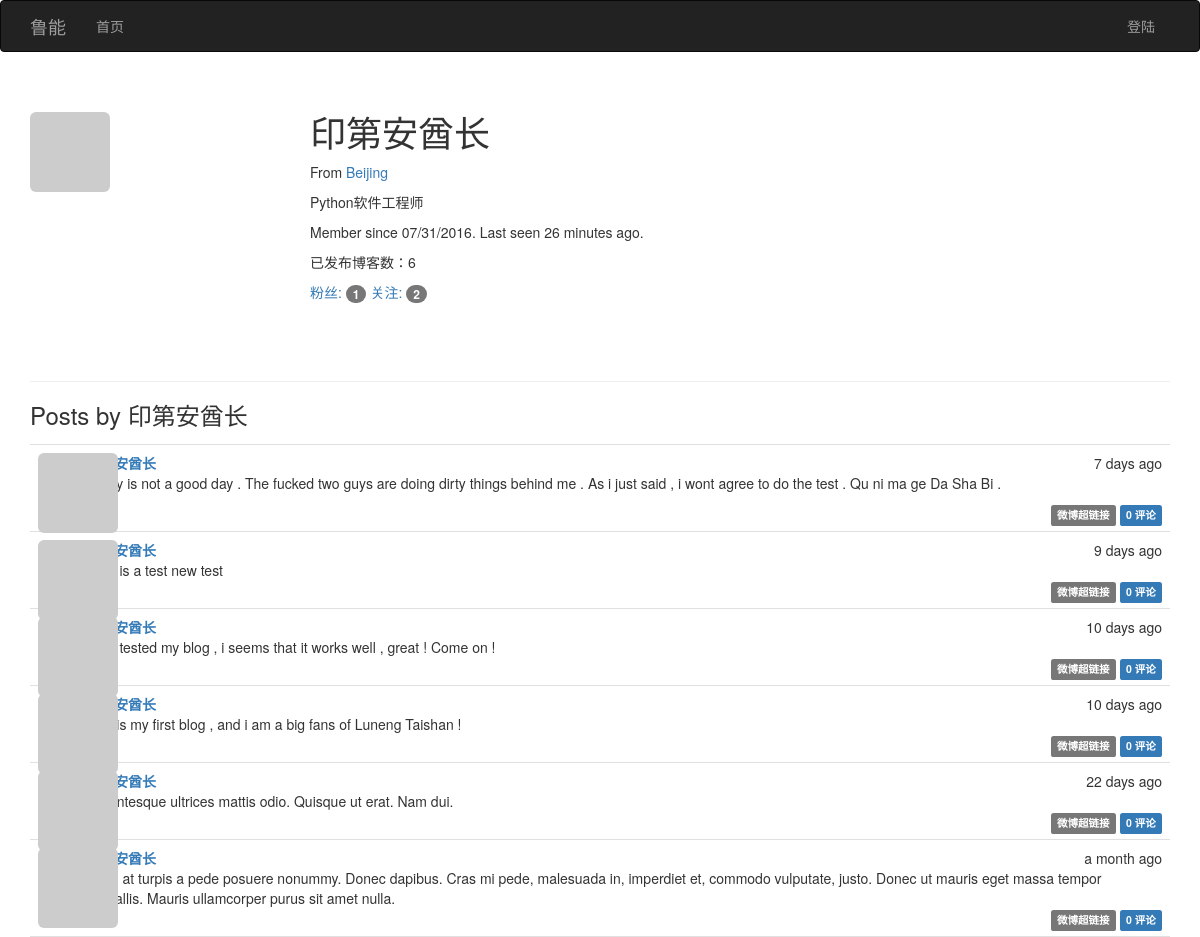
The page /user/印第安酋长 on the database its author committed.
### app/models.py (models this page shows, shortened)
class User(UserMixin,db.Model):
    __tablename__='users'
    id=db.Column(db.Integer,primary_key=True)
    email=db.Column(db.String(64),unique=True,index=True)
    username=db.Column(db.String(64),unique=True,index=True)
    password_hash=db.Column(db.String(128))
    role_id=db.Column(db.Integer,db.ForeignKey('roles.id'))
    name=db.Column(db.String(64))
    location=db.Column(db.String(64))
    about_me=db.Column(db.Text())
    member_since=db.Column(db.DateTime(),default=datetime.utcnow)
    last_seen=db.Column(db.DateTime(),default=datetime.utcnow)
    avatar_hash=db.Column(db.String(32))
    posts=db.relationship('Post',backref='author',lazy='dynamic')
    followed=db.relationship('Follow',foreign_keys=[Follow.follower_id],backref=db.backref('follower',lazy='joined'),lazy='dynamic',cascade='all,delete-orphan')
    followers=db.relationship('Follow',foreign_keys=[Follow.followed_id],backref=db.backref('followed', lazy='joined'),lazy='dynamic',cascade='all, delete-orphan')
    comments=db.relationship('Comment',backref='author',lazy='dynamic')
    @property
    def password(self):
        raise AttributeError('password is not a readable attribute')
    def gravatar(self,size=100,default='identicon',rating='g'):
        if request.is_secure:
            url = 'https://secure.gravatar.com/avatar'
        else:
            url = 'http://cn.gravatar.com/avatar'
        hash= self.avatar_hash or hashlib.md5(str(self.email).encode('utf-8')).hexdigest()
        return '{url}/{hash}?s={size}&d={default}&r={rating}'.format(url=url, hash=hash, size=size, default=default, rating=rating)

class Post(db.Model):
    __tablename__ = 'posts'
    id = db.Column(db.Integer, primary_key=True)
    body = db.Column(db.Text)
    timestamp = db.Column(db.DateTime, index=True, default=datetime.utcnow)
    author_id = db.Column(db.Integer, db.ForeignKey('users.id'))
    body_html=db.Column(db.Text)
    comments=db.relationship('Comment',backref='post',lazy='dynamic')

### app/main/views.py (the view)
@main.route('/user/<username>')
def user(username):
    user=User.query.filter_by(username=username).first()
    if user is None:
        abort(404)
    posts=user.posts.order_by(Post.timestamp.desc()).all()
    return render_template('user.html',user=user,posts=posts)

### app/auth/views.py (called while the page is built)
@auth.before_app_request
def before_request():
    if current_user.is_authenticated:
        current_user.ping()

### app/main/__init__.py (called while the page is built)
@main.app_context_processor
def inject_permissions():
    return dict(Permission=Permission)

### app/main/views.py (called while the page is built)
@main.after_app_request
def after_request(response):
    for query in get_debug_queries():
        current_app.logger.warning(
            'Slow query: %s\nParameters: %s\nDuration: %fs\nContext: %s\n'
            % (query.statement, query.parameters, query.duration,
               query.context))
    return response

### app/models.py (called while the page is built)
    def can(self, permissions):
        return False

    def is_administrator(self):
        return False

### app/templates/user.html (shortened to what this page needs)
{% extends "base.html" %}
{% block page_content %}
<div class="page-header">
    <img class="img-rounded profile-thumbnail" src="{{ user.gravatar(size=256) }}">
    <div class="profile-header">
        <h1>{{ user.username }}</h1>
        {% if user.name or user.location %}
        <p>
            {% if user.location %}
                From <a href="http://map.baidu.com/?q={{ user.location }}">{{ user.location }}</a>
            {% endif %}
        </p>
        {% endif %}
        {% if user.about_me %}<p>{{ user.about_me }}</p>{% endif %}
        <p>Member since {{ moment(user.member_since).format('L') }}. Last seen {{ moment(user.last_seen).fromNow() }}.</p>
        <p>已发布博客数：{{ user.posts.count() }}</p>
        <p>
            <a href="{{ url_for('.followers', username=user.username) }}">
                粉丝: <span class="badge">{{ user.followers.count()-1 }}</span>
            </a>
            <a href="{{ url_for('.followed_by', username=user.username) }}">
                关注: <span class="badge">{{ user.followed.count()-1 }}</span>
            </a>
        </p>
    </div>
</div>
<h3>Posts by {{ user.username }}</h3>
{% include '_posts.html' %}
{% endblock %}

### app/templates/_posts.html (shortened to what this page needs)
<ul class="posts">
    {% for post in posts %}
    <li class="post">
        <div class="post-thumbnail">
            <a href="{{ url_for('.user', username=post.author.username) }}">
                <img class="img-rounded profile-thumbnail" src="{{ post.author.gravatar(size=40) }}">
            </a>
        </div>
        <div class="post-content">
            <div class="post-date">{{ moment(post.timestamp).fromNow() }}</div>
            <div class="post-author"><a href="{{ url_for('.user', username=post.author.username) }}">{{ post.author.username }}</a></div>
            <div class="post-body">
                {% if post.body_html %}
                    {{ post.body_html | safe }}
                {% else %}
                    {{ post.body }}
                {% endif %}
            </div>
            <div class="post-footer">
                <a href="{{ url_for('.post', id=post.id) }}">
                    <span class="label label-default">微博超链接</span>
                </a>
                <a href="{{ url_for('.post', id=post.id) }}#comments">
                    <span class="label label-primary">{{ post.comments.count() }} 评论</span>
                </a>
            </div>
        </div>
    </li>
    {% endfor %}
</ul>

### app/static/styles.css (style rules this page uses)
.profile-thumbnail { position: absolute; }
.profile-header { min-height: 260px; margin-left: 280px; }
ul.posts { list-style-type: none; padding: 0px; margin: 16px 0px 0px 0px; border-top: 1px solid #e0e0e0; }
ul.posts li.post { padding: 8px; border-bottom: 1px solid #e0e0e0; }
div.post-date { float: right; }
div.post-author { font-weight: bold; }
div.post-thumbnail { position: absolute; }
div.post-content { margin-left: 48px; min-height: 48px; }
div.post-footer { text-align: right; }

### rows shown on the page
User: username "印第安酋长", location "Beijing", about_me "Python软件工程师", member_since "07/31/2016", last_seen "26 minutes ago"
Post: timestamp "7 days ago", author.username "印第安酋长", body_html "Today is not a good day . The fucked two guys are doing dirty things behind me . As i just said , i wont agree to do the test . Qu ni ma ge Da Sha Bi .", comments.count "0"
Post: timestamp "9 days ago", author.username "印第安酋长", body "#this is a test new test", comments.count "0"
Post: timestamp "10 days ago", author.username "印第安酋长", body "I just tested my blog , i seems that it works well , great ! Come on !", comments.count "0"
Post: timestamp "10 days ago", author.username "印第安酋长", body "This is my first blog , and i am a big fans of Luneng Taishan !", comments.count "0"
Post: timestamp "22 days ago", author.username "印第安酋长", body "Pellentesque ultrices mattis odio. Quisque ut erat. Nam dui.", comments.count "0"
Post: timestamp "a month ago", author.username "印第安酋长", body "Proin at turpis a pede posuere nonummy. Donec dapibus. Cras mi pede, malesuada in, imperdiet et, commodo vulputate, justo. Donec ut mauris eget massa tempor convallis. Mauris ullamcorper purus sit amet nulla.", comments.count "0"

### other values the page prints
{{ user.posts.count() }} "6"
{{ user.followers.count()-1 }} "1"
{{ user.followed.count()-1 }} "2"
